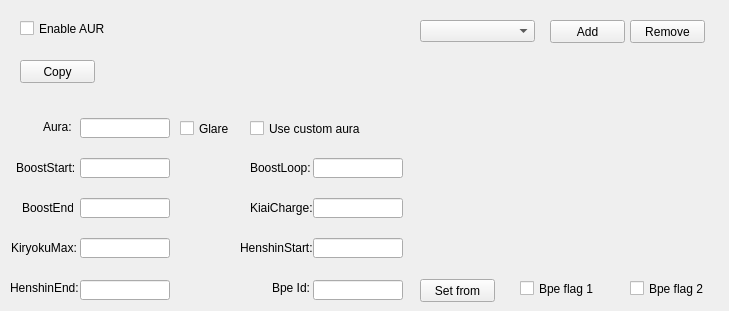
    <widget class="QWidget" name="aurTab">
     <property name="autoFillBackground">
      <bool>true</bool>
     </property>
     <attribute name="title">
      <string>AUR</string>
     </attribute>
     <widget class="QToolButton" name="aurCopyButton">
      <property name="geometry">
       <rect>
        <x>20</x>
        <y>60</y>
        <width>75</width>
        <height>23</height>
       </rect>
      </property>
      <property name="text">
       <string>Copy</string>
      </property>
      <property name="popupMode">
       <enum>QToolButton::InstantPopup</enum>
      </property>
      <property name="toolButtonStyle">
       <enum>Qt::ToolButtonTextOnly</enum>
      </property>
     </widget>
     <widget class="QPushButton" name="aurRemoveButton">
      <property name="geometry">
       <rect>
        <x>630</x>
        <y>20</y>
        <width>75</width>
        <height>23</height>
       </rect>
      </property>
      <property name="text">
       <string>Remove</string>
      </property>
     </widget>
     <widget class="QComboBox" name="aurCostComboBox">
      <property name="geometry">
       <rect>
        <x>420</x>
        <y>20</y>
        <width>115</width>
        <height>22</height>
       </rect>
      </property>
     </widget>
     <widget class="QCheckBox" name="aurCheck">
      <property name="geometry">
       <rect>
        <x>20</x>
        <y>20</y>
        <width>121</width>
        <height>17</height>
       </rect>
      </property>
      <property name="text">
       <string>Enable AUR</string>
      </property>
     </widget>
     <widget class="QPushButton" name="aurAddButton">
      <property name="geometry">
       <rect>
        <x>550</x>
        <y>20</y>
        <width>75</width>
        <height>23</height>
       </rect>
      </property>
      <property name="text">
       <string>Add</string>
      </property>
     </widget>
     <widget class="QLabel" name="label_78">
      <property name="geometry">
       <rect>
        <x>43</x>
        <y>120</y>
        <width>47</width>
        <height>13</height>
       </rect>
      </property>
      <property name="text">
       <string>Aura:</string>
      </property>
     </widget>
     <widget class="QCheckBox" name="glareCheck">
      <property name="geometry">
       <rect>
        <x>180</x>
        <y>120</y>
        <width>70</width>
        <height>17</height>
       </rect>
      </property>
      <property name="text">
       <string>Glare</string>
      </property>
     </widget>
     <widget class="QLineEdit" name="auraEdit">
      <property name="geometry">
       <rect>
        <x>80</x>
        <y>118</y>
        <width>90</width>
        <height>20</height>
       </rect>
      </property>
     </widget>
     <widget class="QCheckBox" name="auraCustomCheck">
      <property name="geometry">
       <rect>
        <x>250</x>
        <y>120</y>
        <width>111</width>
        <height>17</height>
       </rect>
      </property>
      <property name="text">
       <string>Use custom aura</string>
      </property>
     </widget>
     <widget class="QLineEdit" name="auraEf2Edit">
      <property name="geometry">
       <rect>
        <x>80</x>
        <y>198</y>
        <width>90</width>
        <height>20</height>
       </rect>
      </property>
     </widget>
     <widget class="QLineEdit" name="auraEf0Edit">
      <property name="geometry">
       <rect>
        <x>80</x>
        <y>158</y>
        <width>90</width>
        <height>20</height>
       </rect>
      </property>
     </widget>
     <widget class="QLineEdit" name="auraEf4Edit">
      <property name="geometry">
       <rect>
        <x>80</x>
        <y>238</y>
        <width>90</width>
        <height>20</height>
       </rect>
      </property>
     </widget>
     <widget class="QLineEdit" name="auraEf6Edit">
      <property name="geometry">
       <rect>
        <x>80</x>
        <y>280</y>
        <width>90</width>
        <height>20</height>
       </rect>
      </property>
     </widget>
     <widget class="QLineEdit" name="auraEf1Edit">
      <property name="geometry">
       <rect>
        <x>313</x>
        <y>158</y>
        <width>90</width>
        <height>20</height>
       </rect>
      </property>
     </widget>
     <widget class="QLineEdit" name="auraEf3Edit">
      <property name="geometry">
       <rect>
        <x>313</x>
        <y>198</y>
        <width>90</width>
        <height>20</height>
       </rect>
      </property>
     </widget>
     <widget class="QLineEdit" name="auraEf5Edit">
      <property name="geometry">
       <rect>
        <x>313</x>
        <y>238</y>
        <width>90</width>
        <height>20</height>
       </rect>
      </property>
     </widget>
     <widget class="QLabel" name="label_127">
      <property name="geometry">
       <rect>
        <x>16</x>
        <y>160</y>
        <width>61</width>
        <height>16</height>
       </rect>
      </property>
      <property name="text">
       <string>BoostStart:</string>
      </property>
     </widget>
     <widget class="QLabel" name="label_128">
      <property name="geometry">
       <rect>
        <x>22</x>
        <y>200</y>
        <width>51</width>
        <height>16</height>
       </rect>
      </property>
      <property name="text">
       <string>BoostEnd:</string>
      </property>
     </widget>
     <widget class="QLabel" name="label_129">
      <property name="geometry">
       <rect>
        <x>11</x>
        <y>240</y>
        <width>71</width>
        <height>16</height>
       </rect>
      </property>
      <property name="text">
       <string>KiryokuMax:</string>
      </property>
     </widget>
     <widget class="QLabel" name="label_130">
      <property name="geometry">
       <rect>
        <x>10</x>
        <y>280</y>
        <width>71</width>
        <height>16</height>
       </rect>
      </property>
      <property name="text">
       <string>HenshinEnd:</string>
      </property>
     </widget>
     <widget class="QLabel" name="label_131">
      <property name="geometry">
       <rect>
        <x>250</x>
        <y>160</y>
        <width>71</width>
        <height>16</height>
       </rect>
      </property>
      <property name="text">
       <string>BoostLoop:</string>
      </property>
     </widget>
     <widget class="QLabel" name="label_132">
      <property name="geometry">
       <rect>
        <x>250</x>
        <y>200</y>
        <width>71</width>
        <height>16</height>
       </rect>
      </property>
      <property name="text">
       <string>KiaiCharge:</string>
      </property>
     </widget>
     <widget class="QLabel" name="label_133">
      <property name="geometry">
       <rect>
        <x>240</x>
        <y>240</y>
        <width>81</width>
        <height>16</height>
       </rect>
      </property>
      <property name="text">
       <string>HenshinStart:</string>
      </property>
     </widget>
     <widget class="QLabel" name="label_171">
      <property name="geometry">
       <rect>
        <x>272</x>
        <y>280</y>
        <width>41</width>
        <height>16</height>
       </rect>
      </property>
      <property name="text">
       <string>Bpe Id:</string>
      </property>
     </widget>
     <widget class="QLineEdit" name="auraBpeEdit">
      <property name="geometry">
       <rect>
        <x>313</x>
        <y>280</y>
        <width>90</width>
        <height>20</height>
       </rect>
      </property>
     </widget>
     <widget class="QCheckBox" name="auraBpeFlag1Check">
      <property name="geometry">
       <rect>
        <x>520</x>
        <y>280</y>
        <width>90</width>
        <height>17</height>
       </rect>
      </property>
      <property name="text">
       <string>Bpe flag 1</string>
      </property>
     </widget>
     <widget class="QCheckBox" name="auraBpeFlag2Check">
      <property name="geometry">
       <rect>
        <x>630</x>
        <y>280</y>
        <width>90</width>
        <height>17</height>
       </rect>
      </property>
      <property name="text">
       <string>Bpe flag 2</string>
      </property>
     </widget>
     <widget class="QToolButton" name="aurBpeButton">
      <property name="geometry">
       <rect>
        <x>420</x>
        <y>279</y>
        <width>75</width>
        <height>23</height>
       </rect>
      </property>
      <property name="text">
       <string>Set from</string>
      </property>
      <property name="popupMode">
       <enum>QToolButton::InstantPopup</enum>
      </property>
      <property name="toolButtonStyle">
       <enum>Qt::ToolButtonTextOnly</enum>
      </property>
     </widget>
    </widget>
